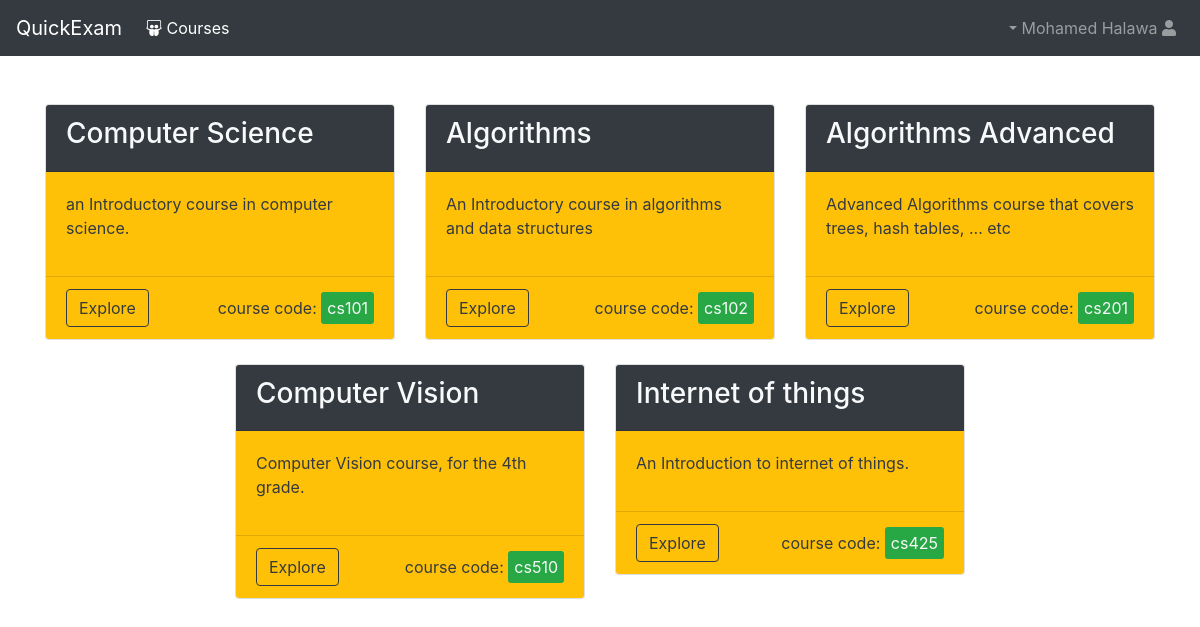
Screenshot of /courses/ (signed in) with the database file from the repository.
### identity/models.py (models this page shows, shortened)
class User(AbstractBaseUser):
    email = models.EmailField(
        verbose_name='Email Address',
        max_length=255,
        unique=True,
        validators=[
            EmailValidator(
                message="Invalid Email Address", code="invalid_email")
        ])
    full_name = models.CharField(
        verbose_name="Full Name",
        max_length=255,
        validators=[
            MaxLengthValidator(255, "the provided name is too long"),
            RegexValidator(
                regex=ALPHABETS_REGEX,
                message="the full name should contain alphabets only.",
                code="invalid_name")
        ])
    country = CountryField()
    address = models.CharField(
        max_length=255, blank=True, null=True, verbose_name="Street Address")
    phone_number = models.CharField(
        verbose_name="Phone Number",
        blank=True,
        max_length=15,
        validators=[
            RegexValidator(
                regex=PHONE_REGEX,
                message="Invalid Phone number",
                code="invalid_phone_number")
        ])
    date_of_birth = models.DateField()
    is_active = models.BooleanField(default=True)
    is_admin = models.BooleanField(default=False)
    REQUIRED_FIELDS = [
        'full_name', 'country', 'date_of_birth', 'address', 'phone_number'
    ]
    USERNAME_FIELD = 'email'
    objects = UserManager()
    def get_username(self):
        return self.full_name

### courses/models.py (models this page shows, shortened)
class Course(models.Model):
    name = models.CharField(
        verbose_name="Course Name",
        max_length=255,
        blank=False,
        validators=[
            RegexValidator(
                ALPHABETS_REGEX,
                message="Invalid Course Name, Can't Be Empty or Whitespace")
        ])
    code = models.CharField(
        verbose_name="Course Code",
        max_length=10,
        validators=[MaxLengthValidator(10, "Too Long Course Code")])
    details = models.TextField(
        verbose_name="Course Details", max_length=512, blank=True, null=True)

### courses/views.py (the view)
# urls.py: path('courses/', include('courses.urls')),
def courses(request):
    courses = Course.objects.all()
    context = {'courses': courses}
    return render(request, "course/courses.html", context)

### templates/course/courses.html (shortened to what this page needs)
{% extends "base.html" %}
{% block content %}
<div class="container">
    <div class="row mt-4 justify-content-center">
        {% if not courses%}
        <div class="col-12">
            <div class="alert alert-warning text-center align-self-center">
                No Courses Found !
            </div>
        </div>
        {% else %}
        {% for course in courses %}
        <div class="col-4 mt-4">
            <div class="card">
                <div class="card-header  bg-dark text-light">
                    <h3> {{course.name}}</h3>
                </div>
                <div class="card-body bg-warning text-dark">
                    <p>{{course.details}}</p>
                </div>
                <div class="card-footer bg-warning text-dark">
                    <div class="d-flex justify-content-between">
                        <a href="{% url 'courses:chapters' id=course.id%}" class="btn btn-outline-dark">Explore</a>
                        <div class="align-self-center">course code:
                            <span class="label bg-success text-light">{{course.code}}</span>
                        </div>
                    </div>
                </div>
            </div>
        </div>
        {%endfor%}
        {%endif%}
    </div>
</div>
{% endblock content %}

### templates/base.html (shortened to what this page needs)
{% load staticfiles %}
<!DOCTYPE html>
<html lang="en">
<head>
    <link rel="stylesheet" type="text/css" href="{% static 'css/bootstrap.css' %}" rel="stylesheet">
    <link rel="stylesheet" type="text/css" href="{% static 'css/material-colors.css' %}" rel="stylesheet">
    <link rel="stylesheet" href="https://use.fontawesome.com/releases/v5.5.0/css/all.css"
>
    <link rel="stylesheet" type="text/css" href="{% static 'css/style.css' %}" rel="stylesheet">
</head>
<body>
    {% if user.is_authenticated %}
    <nav class="navbar navbar-expand-lg navbar-dark bg-dark">
        <a class="navbar-brand" href="#">QuickExam</a>
        <div class="collapse navbar-collapse" id="navbarSupportedContent">
            <ul class="navbar-nav mr-auto">
                <li class="nav-item active">
                    <a class="nav-link" href="{% url 'courses:courses'%}"><i class="fab fa-slideshare"></i> Courses
                        <span class="sr-only">(current)</span></a>
                </li>
            </ul>
            <ul class="navbar-nav">
                <li class="nav-item  dropdown">
                    <a class="nav-link dropdown-toggle username-toggle" href="#" id="navbarDropdown" role="button"
                        data-toggle="dropdown" aria-haspopup="true" aria-expanded="false">
                        {{user.get_username}} <i class="fas fa-user"></i>
                    </a>
                </li>
            </ul>
        </div>
    </nav>
    {% endif %}
    {% block content %}
    {% endblock content %}
</body>
</html>

### static/css/style.css (style rules this page uses)
html { font-family: BreeSerif-Regular; }
html, body { height: 100%; }
.username-toggle::after { display:none; }
.username-toggle::before { display: inline-block; width: 0; height: 0; margin-left: .255em; vertical-align: .255em; content: ""; border-top: .3em solid; border-right: .3em solid transparent; border-bottom: 0; border-left: .3em solid transparent; }
.label { padding:6px; border-radius: 3px; }

### rows the page displays
User: get_username "Mohamed Halawa"
Course: name "Computer Science", details "an Introductory course in computer science.", code "cs101"
Course: name "Algorithms", details "An Introductory course in algorithms and data structures", code "cs102"
Course: name "Algorithms Advanced", details "Advanced Algorithms course that covers trees, hash tables, ... etc", code "cs201"
Course: name "Computer Vision", details "Computer Vision course, for the 4th grade.", code "cs510"
Course: name "Internet of things", details "An Introduction to internet of things.", code "cs425"
